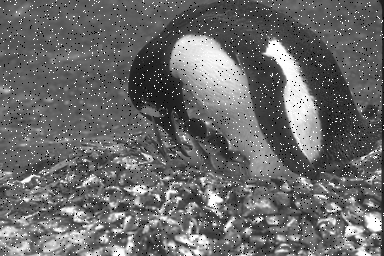
#> input picture img5.png, 384 x 256 px, found by its file name
$ jupyter execute Sal_y_Pimienta.ipynb   (shell and % lines are left out)   (older library calls are emulated)
#> lines starting #> are read from the running program, lines starting #| are printed output that depends on the picture
<a href="https://colab.research.google.com/github/Wleturia/salt-and-pepper/blob/main/Sal_y_Pimienta.ipynb" target="_parent"></a>

[cell 1]
# pip install scikit-image

[cell 2]
import cv2
from matplotlib import pyplot as plt
import numpy
import IPython
from PIL import Image
import random
import urllib.request
from google.colab import files
from skimage import metrics
# from skimage.measure import structural_similarity as ssim
import matplotlib.pyplot as plt

[cell 3]
def url_to_image(url):
	# download the image, convert it to a NumPy array, and then read
	# it into OpenCV format
	resp = urllib.request.urlopen(url)
	image = numpy.asarray(bytearray(resp.read()), dtype="uint8")
	image = cv2.imdecode(image, cv2.IMREAD_COLOR)
#> image is the input picture: shape (256, 384, 3); min 0, max 255, mean 106
	# return the image
	return image

[cell 4]
def drawColor(color):
  display(IPython.display.HTML('<div style="height: 50px; width:50px; background:{}"></div>'.format(color)))

[cell 5]
def dibujarPixel(avg_color_int):
  red, green, blue = avg_color_int
  hex = "#{0:02x}{1:02x}{2:02x}".format(red, green, blue)
  drawColor(hex)

[cell 6]
def obtenerMediana(pixel_x, pixel_y, img):
  pixeles = []
  for x in range(pixel_x - 1, pixel_x + 2):
    for y in range(pixel_y -1, pixel_y + 2):
      if x == pixel_x and y == pixel_y: # Saltar el pixel
        continue
      pixeles.append(img[y][x])

  avg_color = numpy.average(pixeles, axis=0)
  avg_color_int = map(lambda x: int(x), avg_color)
  avg_tupla = tuple(avg_color_int)
  return avg_tupla

[cell 7]
def limpiezaSalYPimienta(img, factor_w = 240, factor_b = 15):
#> called with factor_w = 240, factor_b = 15
  height, width, channels = img.shape
#> height = 256; width = 384; channels = 3

  img_nueva = Image.new("RGB", (width, height))
#> img_nueva: PIL image 384x256 RGB; every value is 0
  for pixel_w in range(0, width - 1):
    for pixel_h in range(0, height - 1):
      pixel_c = tuple(img[pixel_h][pixel_w])

      is_light = numpy.mean(pixel_c) >= factor_w
      is_dark = numpy.mean(pixel_c) <= factor_b
      if is_light or is_dark:
        pixel_c = obtenerMediana(pixel_w, pixel_h, img)

      img_nueva.putpixel((pixel_w, pixel_h), pixel_c)
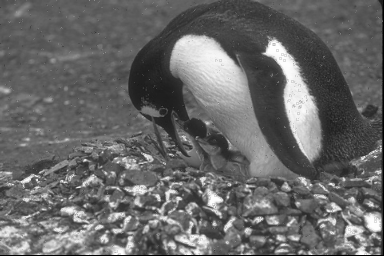
#> img_nueva: PIL image 384x256 RGB; min 0, max 254, mean 103.9

  return img_nueva

[cell 8]
penguin = url_to_image('https://raw.githubusercontent.com/Wleturia/salt-and-pepper/main/img5.png')

plt.imshow(penguin)
plt.axis("off")
plt.show()
plt.imshow(limpiezaSalYPimienta(penguin))
#> (this line was passed over: IPython is not available in this run)
plt.axis("off")
#> (this line was passed over: IPython is not available in this run)
plt.show()

[cell 9]
land = url_to_image('https://raw.githubusercontent.com/Wleturia/salt-and-pepper/main/img6.jpg')
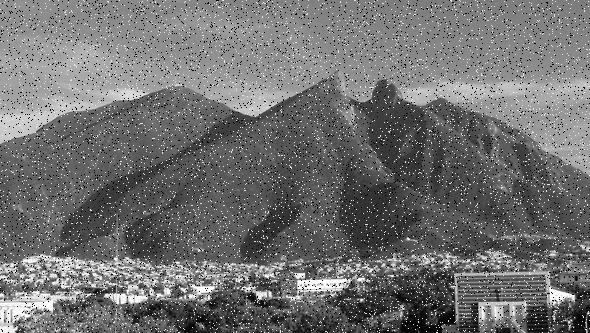
#> input picture img6.jpg, 590 x 333 px, found by its file name
#> in url_to_image, image is the input picture: shape (333, 590, 3); min 0, max 255, mean 112

plt.imshow(land)
#> (this line was passed over: IPython is not available in this run)
plt.axis("off")
#> (this line was passed over: IPython is not available in this run)
plt.show()
plt.imshow(limpiezaSalYPimienta(land))
#> call 2 of limpiezaSalYPimienta, with factor_w = 240, factor_b = 15
#> in limpiezaSalYPimienta (call 2), `img_nueva = Image.new("RGB", (width, height))`: img_nueva: PIL image 590x333 RGB; every value is 0
#> after the loop in limpiezaSalYPimienta (call 2), `for pixel_w in range(0, width - 1):`:
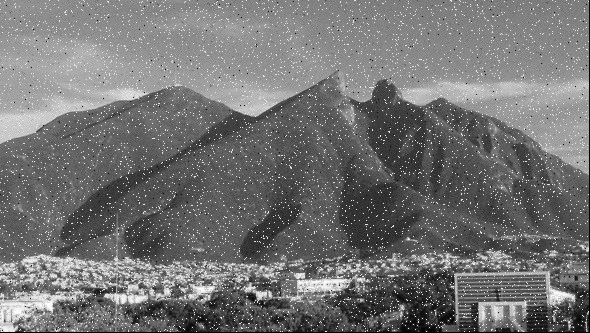
#> img_nueva: PIL image 590x333 RGB; min 0, max 254, mean 114.5
#> (this line was passed over: IPython is not available in this run)
